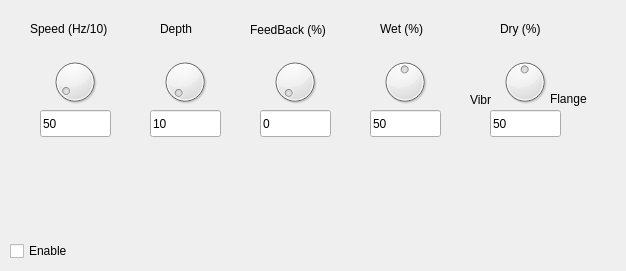
    <widget class="QWidget" name="tab_7">
     <attribute name="title">
      <string>Flanger/Vibrato</string>
     </attribute>
     <widget class="QCheckBox" name="checkBox_7">
      <property name="geometry">
       <rect>
        <x>10</x>
        <y>240</y>
        <width>71</width>
        <height>22</height>
       </rect>
      </property>
      <property name="text">
       <string>Enable</string>
      </property>
     </widget>
     <widget class="QDial" name="VibSpeedDial">
      <property name="geometry">
       <rect>
        <x>50</x>
        <y>50</y>
        <width>50</width>
        <height>64</height>
       </rect>
      </property>
      <property name="minimum">
       <number>1</number>
      </property>
      <property name="maximum">
       <number>1000</number>
      </property>
      <property name="value">
       <number>50</number>
      </property>
     </widget>
     <widget class="QDial" name="VibDepthDial">
      <property name="geometry">
       <rect>
        <x>160</x>
        <y>50</y>
        <width>50</width>
        <height>64</height>
       </rect>
      </property>
      <property name="minimum">
       <number>1</number>
      </property>
      <property name="maximum">
       <number>1000</number>
      </property>
     </widget>
     <widget class="QDial" name="VibFeedbackDial">
      <property name="geometry">
       <rect>
        <x>270</x>
        <y>50</y>
        <width>50</width>
        <height>64</height>
       </rect>
      </property>
      <property name="minimum">
       <number>0</number>
      </property>
      <property name="maximum">
       <number>100</number>
      </property>
      <property name="value">
       <number>0</number>
      </property>
     </widget>
     <widget class="QDial" name="VibWetDial">
      <property name="geometry">
       <rect>
        <x>380</x>
        <y>50</y>
        <width>50</width>
        <height>64</height>
       </rect>
      </property>
      <property name="minimum">
       <number>1</number>
      </property>
      <property name="maximum">
       <number>100</number>
      </property>
      <property name="value">
       <number>50</number>
      </property>
     </widget>
     <widget class="QDial" name="VibDryDial">
      <property name="geometry">
       <rect>
        <x>500</x>
        <y>50</y>
        <width>50</width>
        <height>64</height>
       </rect>
      </property>
      <property name="minimum">
       <number>1</number>
      </property>
      <property name="maximum">
       <number>100</number>
      </property>
      <property name="value">
       <number>50</number>
      </property>
     </widget>
     <widget class="QLabel" name="label_16">
      <property name="geometry">
       <rect>
        <x>30</x>
        <y>20</y>
        <width>101</width>
        <height>17</height>
       </rect>
      </property>
      <property name="text">
       <string>Speed (Hz/10)</string>
      </property>
     </widget>
     <widget class="QLabel" name="label_17">
      <property name="geometry">
       <rect>
        <x>500</x>
        <y>20</y>
        <width>51</width>
        <height>17</height>
       </rect>
      </property>
      <property name="text">
       <string>Dry (%)</string>
      </property>
     </widget>
     <widget class="QLabel" name="label_18">
      <property name="geometry">
       <rect>
        <x>380</x>
        <y>20</y>
        <width>67</width>
        <height>17</height>
       </rect>
      </property>
      <property name="text">
       <string>Wet (%)</string>
      </property>
     </widget>
     <widget class="QLabel" name="label_19">
      <property name="geometry">
       <rect>
        <x>250</x>
        <y>20</y>
        <width>91</width>
        <height>20</height>
       </rect>
      </property>
      <property name="text">
       <string>FeedBack (%)</string>
      </property>
     </widget>
     <widget class="QLabel" name="label_20">
      <property name="geometry">
       <rect>
        <x>160</x>
        <y>20</y>
        <width>41</width>
        <height>17</height>
       </rect>
      </property>
      <property name="text">
       <string>Depth</string>
      </property>
     </widget>
     <widget class="QLineEdit" name="VibSpeedLE">
      <property name="geometry">
       <rect>
        <x>40</x>
        <y>110</y>
        <width>71</width>
        <height>27</height>
       </rect>
      </property>
      <property name="text">
       <string>50</string>
      </property>
     </widget>
     <widget class="QLineEdit" name="VibDepthLE">
      <property name="geometry">
       <rect>
        <x>150</x>
        <y>110</y>
        <width>71</width>
        <height>27</height>
       </rect>
      </property>
      <property name="text">
       <string>10</string>
      </property>
     </widget>
     <widget class="QLineEdit" name="VibFeedBackLE">
      <property name="geometry">
       <rect>
        <x>260</x>
        <y>110</y>
        <width>71</width>
        <height>27</height>
       </rect>
      </property>
      <property name="text">
       <string>0</string>
      </property>
     </widget>
     <widget class="QLineEdit" name="VibWetLE">
      <property name="geometry">
       <rect>
        <x>370</x>
        <y>110</y>
        <width>71</width>
        <height>27</height>
       </rect>
      </property>
      <property name="text">
       <string>50</string>
      </property>
     </widget>
     <widget class="QLineEdit" name="VibDryLE">
      <property name="geometry">
       <rect>
        <x>490</x>
        <y>110</y>
        <width>71</width>
        <height>27</height>
       </rect>
      </property>
      <property name="text">
       <string>50</string>
      </property>
     </widget>
     <widget class="QLabel" name="label_31">
      <property name="geometry">
       <rect>
        <x>470</x>
        <y>90</y>
        <width>31</width>
        <height>20</height>
       </rect>
      </property>
      <property name="text">
       <string>Vibr</string>
      </property>
     </widget>
     <widget class="QLabel" name="label_32">
      <property name="geometry">
       <rect>
        <x>550</x>
        <y>90</y>
        <width>67</width>
        <height>17</height>
       </rect>
      </property>
      <property name="text">
       <string>Flange</string>
      </property>
     </widget>
    </widget>
